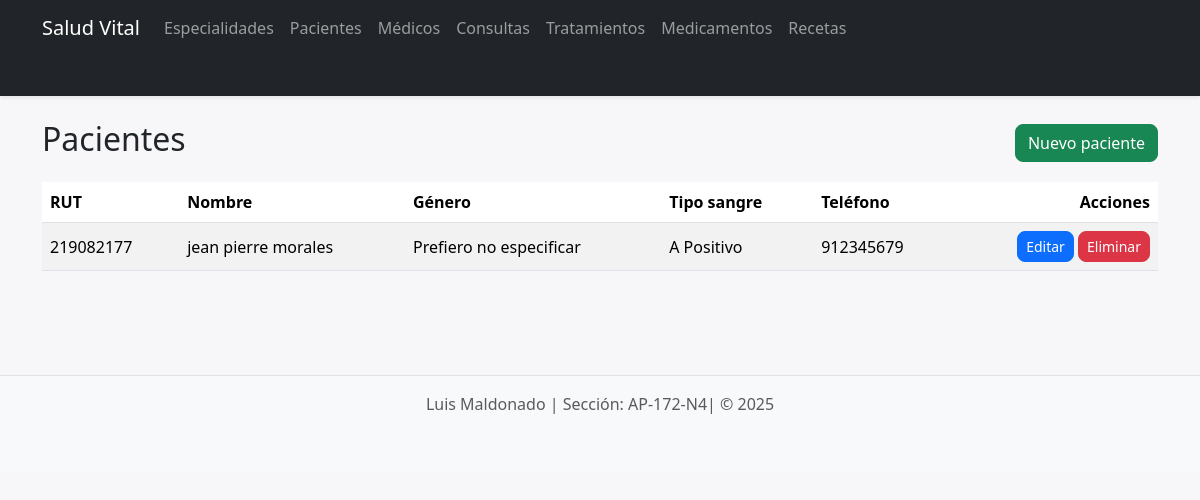
Before: /web/pacientes/ with the older database file.
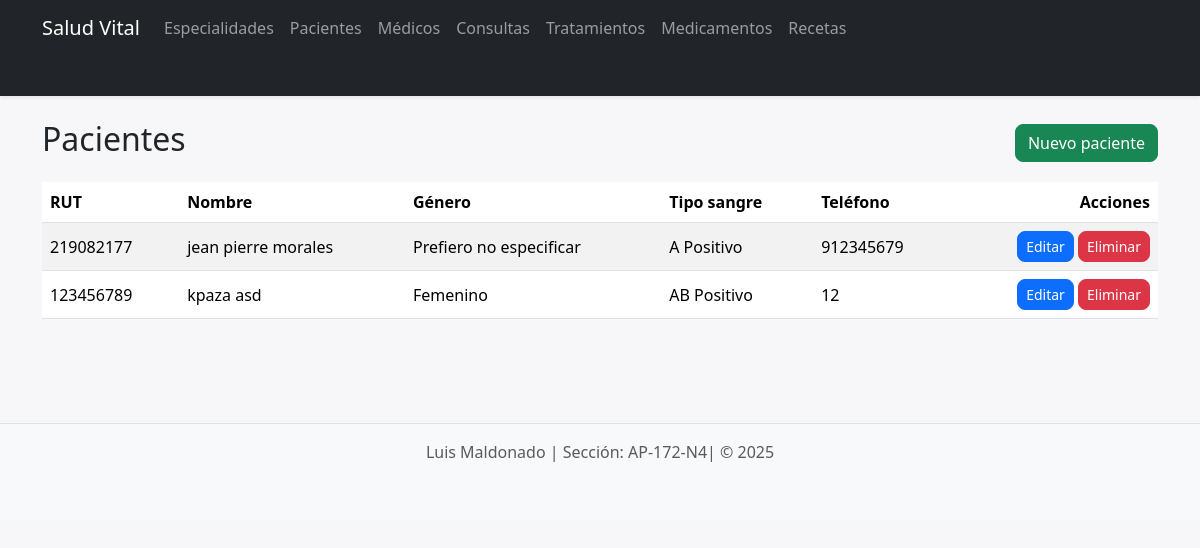
After: the same page with the newer database file.
### api/models.py (models this page shows, shortened)
class Paciente(models.Model):
    rut = models.CharField(max_length=12, unique=True) # string, rut
    nombre = models.CharField(max_length=100) # string, nombre
    apellido = models.CharField(max_length=100) # string, apellido
    fecha_nacimiento = models.DateField() # date, fecha_nacimiento
    genero = models.CharField(max_length=2, choices=GENERO_CHOICES, default='NE') # string, genero (NUEVO)
    tipo_sangre = models.CharField(max_length=3, choices=TIPO_SANGRE_CHOICES) # string, tipo_sangre (con CHOICES)
    correo = models.EmailField(max_length=100, unique=True) # string, correo
    telefono = models.CharField(max_length=15) # string, telefono
    direccion = models.CharField(max_length=255) # string, direccion
    activo = models.BooleanField(default=True) # boolean, activo

### api/web_views.py (the view)
# urls.py: path('pacientes/', PacienteListView.as_view(), name='paciente_list'),
class PacienteListView(ListView):
    model = Paciente
    template_name = "paciente_list.html"
    context_object_name = "items"

### api/templates/paciente_list.html (shortened to what this page needs)
{% extends 'base.html' %}
{% block content %}
<div class="d-flex justify-content-between align-items-center mb-3">
  <h2>Pacientes</h2>
  <a href="{% url 'paciente_create' %}" class="btn btn-success">Nuevo paciente</a>
</div>
<table class="table table-striped">
  <thead>
    <tr>
      <th>RUT</th>
      <th>Nombre</th>
      <th>Género</th>
      <th>Tipo sangre</th>
      <th>Teléfono</th>
      <th class="text-end">Acciones</th>
    </tr>
  </thead>
  <tbody>
    {% for obj in items %}
    <tr>
      <td>{{ obj.rut }}</td>
      <td>{{ obj.nombre }} {{ obj.apellido }}</td>
      <td>{{ obj.get_genero_display }}</td>
      <td>{{ obj.get_tipo_sangre_display }}</td>
      <td>{{ obj.telefono }}</td>
      <td class="text-end">
        <a href="{% url 'paciente_update' obj.pk %}" class="btn btn-sm btn-primary">Editar</a>
        <a href="{% url 'paciente_delete' obj.pk %}" class="btn btn-sm btn-danger">Eliminar</a>
      </td>
    </tr>
    {% empty %}
    <tr><td colspan="6" class="text-center text-muted">Sin datos</td></tr>
    {% endfor %}
  </tbody>
</table>
{% endblock %}

Changed rows visible on the page:
added Paciente: rut "123456789", nombre "kpaza", apellido "asd", genero "Femenino", tipo_sangre "AB Positivo", telefono "12"
